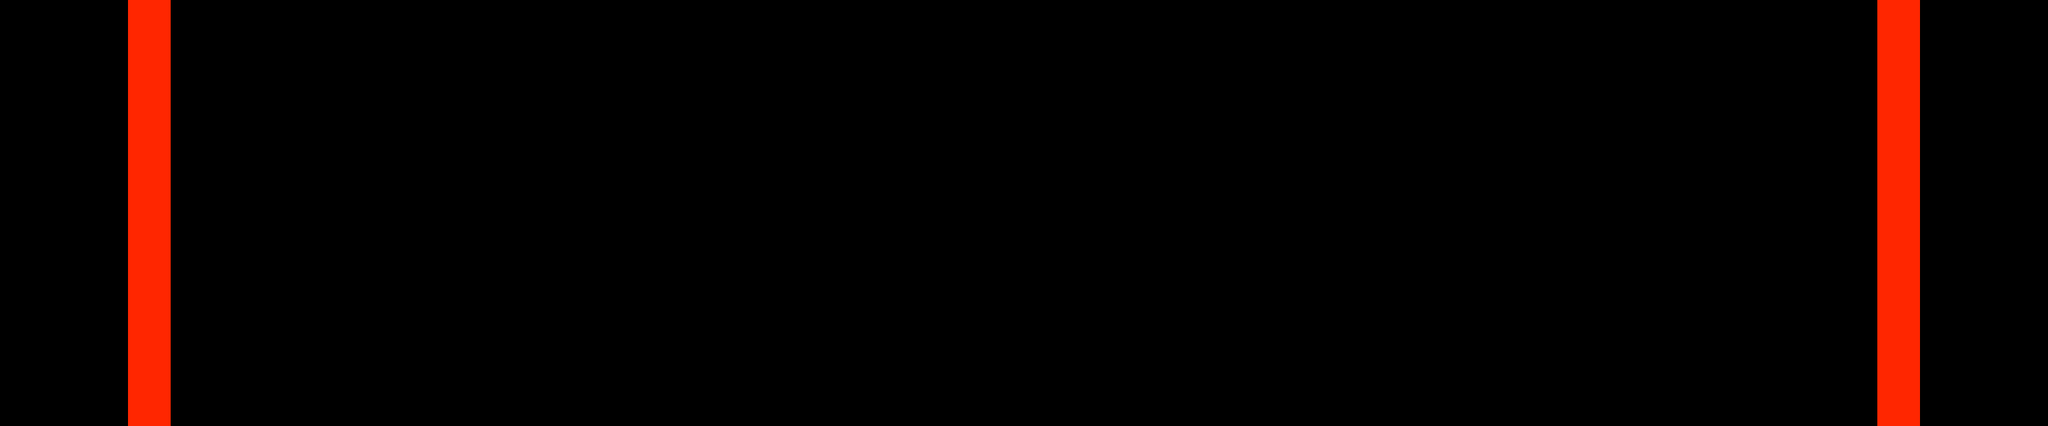

Tiled map render using the project's own tile images. Description and the map definition, with tile-layer contents summarised, below:
An orthogonal 48x10 tile map with 64x64 px tiles, 9 tile layers (player_barrier, ground, decorations, treasures, ...).

<map version="1.8" tiledversion="1.8.5" orientation="orthogonal" renderorder="right-down" width="48" height="10" tilewidth="64" tileheight="64" infinite="0" nextlayerid="10" nextobjectid="1">
 <tileset firstgid="1" source="../tilesets/enemies.tsx" />
 <layer id="7" name="player_barrier" width="48" height="10">
  <data>[480 cells, 20 non-empty, 1 distinct tile ids]</data>
 </layer>
 <layer id="1" name="ground" width="48" height="10">
  <data>[480 cells, 0 non-empty, 0 distinct tile ids]</data>
 </layer>
 <layer id="2" name="decorations" width="48" height="10">
  <data>[480 cells, 0 non-empty, 0 distinct tile ids]</data>
 </layer>
 <layer id="3" name="treasures" width="48" height="10">
  <data>[480 cells, 0 non-empty, 0 distinct tile ids]</data>
 </layer>
 <layer id="4" name="enemies" width="48" height="10">
  <data>[480 cells, 0 non-empty, 0 distinct tile ids]</data>
 </layer>
 <layer id="9" name="gates" width="48" height="10">
  <data>[480 cells, 0 non-empty, 0 distinct tile ids]</data>
 </layer>
 <layer id="5" name="danger" width="48" height="10">
  <data>[480 cells, 0 non-empty, 0 distinct tile ids]</data>
 </layer>
 <layer id="6" name="constraints" width="48" height="10">
  <data>[480 cells, 0 non-empty, 0 distinct tile ids]</data>
 </layer>
 <layer id="8" name="bones" width="48" height="10">
  <data>[480 cells, 0 non-empty, 0 distinct tile ids]</data>
 </layer>
</map>
